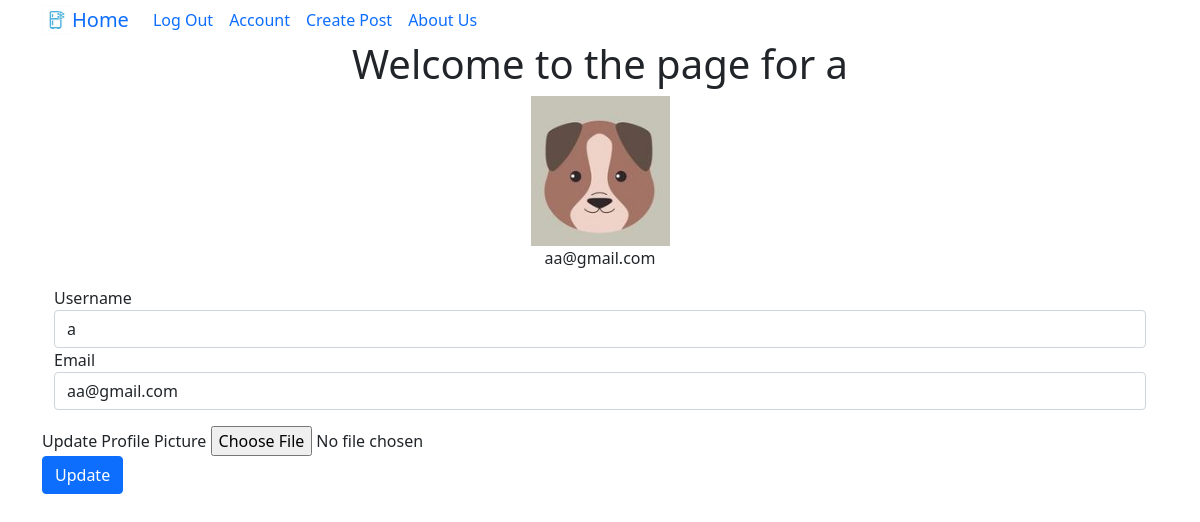
/account (signed in), run on the app's committed database.
### puppycompanyblog/models.py (models this page shows, shortened)
class User(db.Model, UserMixin):
    __tablename__ = 'users'
    id = db.Column(db.Integer, primary_key = True)
    profile_image = db.Column(db.String(20), nullable=False, default='default_profile.png')
    email = db.Column(db.String(64), unique=True, index=True)
    username = db.Column(db.String(64), unique=True, index=True)
    password_hash = db.Column(db.String(128))
    posts = db.relationship('BlogPost', backref='author', lazy=True)
    recipe = db.relationship('Recipe', backref='author', lazy=True)

### puppycompanyblog/users/views.py (the view)
@users.route("/account", methods=['GET', 'POST'])
@login_required
def account():
    form = UpdateUserForm()
    if form.validate_on_submit():
        print(form)
        if form.picture.data:
            username = current_user.username
            pic = add_profile_pic(form.picture.data,username)
            current_user.profile_image = pic
        current_user.username = form.username.data
        current_user.email = form.email.data
        db.session.commit()
        flash('User Account Updated')
        return redirect(url_for('users.account'))
    elif request.method == 'GET':
        form.username.data = current_user.username
        form.email.data = current_user.email
    profile_image = url_for('static', filename='profile_pics/' + current_user.profile_image)
    return render_template('account.html', profile_image=profile_image, form=form)

### puppycompanyblog/users/forms.py (shortened to what this page needs)
class UpdateUserForm(FlaskForm):
    email = StringField('Email', validators=[DataRequired(),Email()])
    username = StringField('Username', validators=[DataRequired()])
    picture = FileField('Update Profile Picture', validators=[FileAllowed(['jpg', 'png'])])
    submit = SubmitField('Update')

### puppycompanyblog/models.py (called while the page is built)
@login_manager.user_loader
def load_user(user_id):
    return User.query.get(user_id)

### puppycompanyblog/templates/account.html (shortened to what this page needs)
{% extends "base.html" %}
{% block content %}
<div class="jumbotron">
  <div align='center'>
    <h1 >Welcome to the page for {{current_user.username}}</h1>
    <img align='center' src="{{ url_for('static', filename='profile_pics/' + current_user.profile_image) }}">
    <p>{{ current_user.email }}</p>
  </div>
</div>
<div class="container">
  <form  method="POST" action = "" enctype="multipart/form-data">
    <div class="form-group">
      {{ form.username.label(class="form-group") }}
      {{form.username(class='form-control')  }}
    </div
    <div class="form-group">
      {{ form.email.label(class="form-group") }}
      {{form.email(class='form-control')  }}
    </div>
    <div class="form-group">
      {{ form.picture.label(class="form-group") }}
      {{ form.picture(class="form-control-file") }}
    </div>
    <div class="form-group">
        {{ form.submit(class="btn btn-primary") }}
    </div>
</div>
{% endblock content %}

### data on the page
User: username "a", profile_image (placeholder picture), email "aa@gmail.com"
